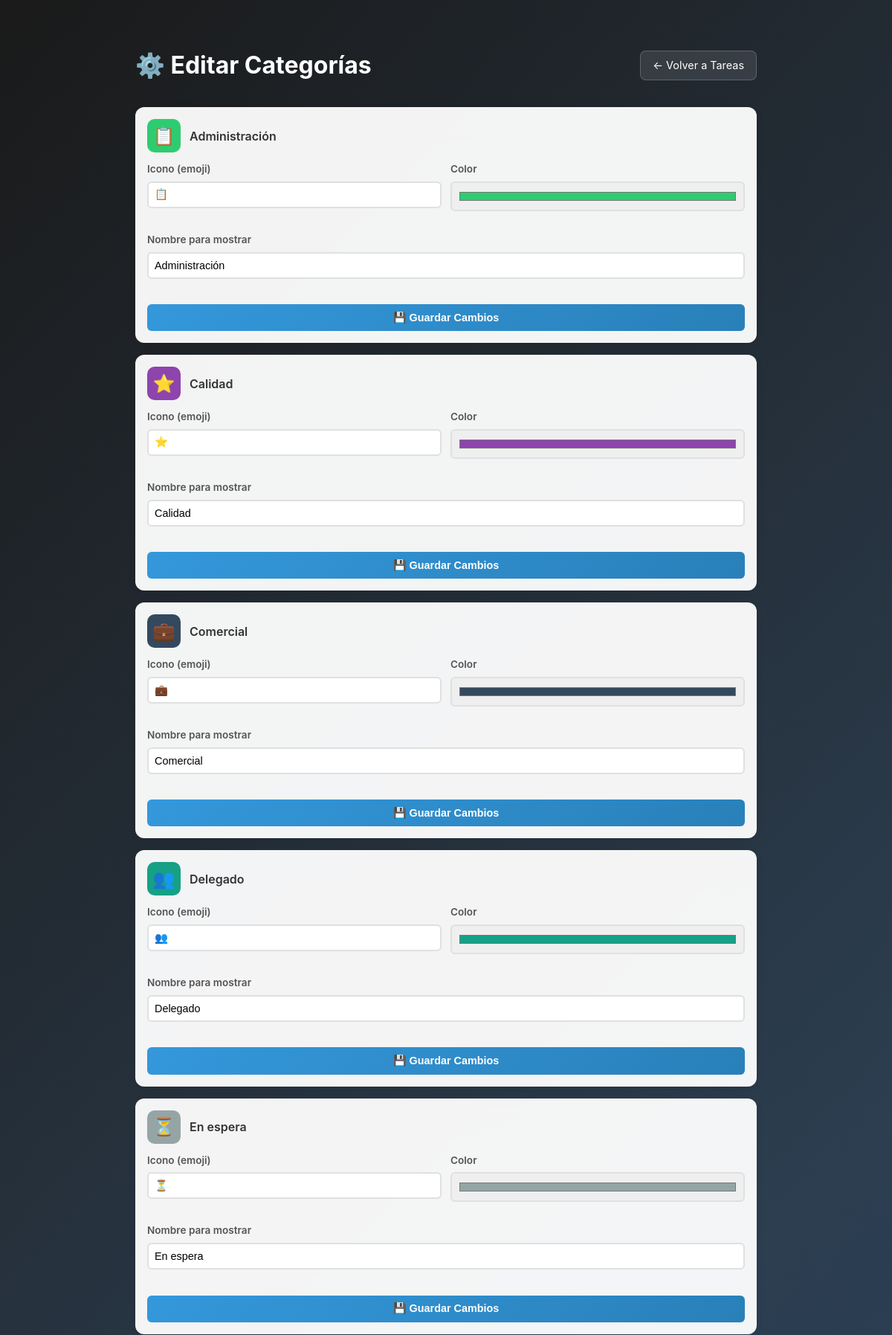
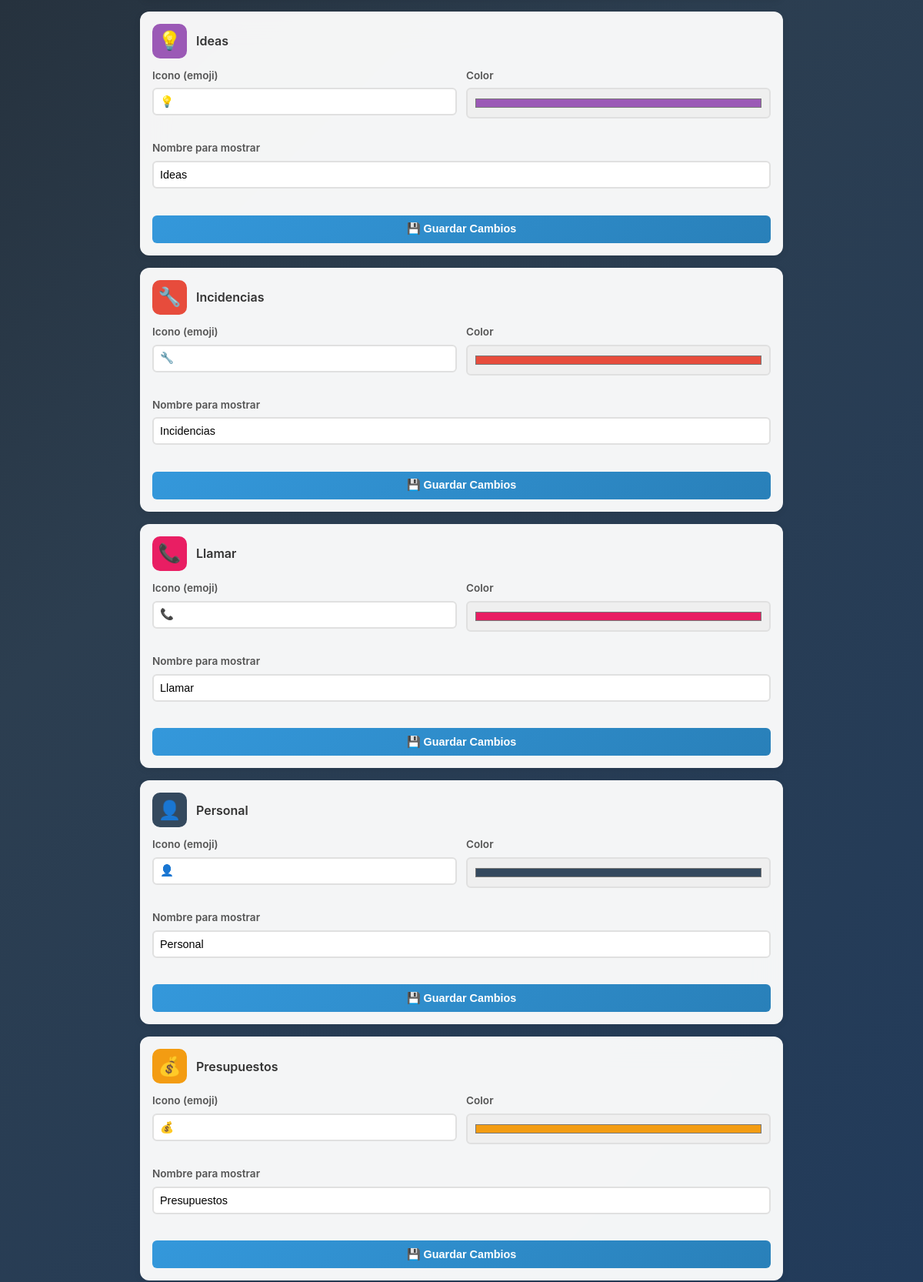
Screenshot of /admin/categories (signed in, upper part) with the database file from the repository (2 pictures, top to bottom).
### tables this page shows
CREATE TABLE categories (
                id INTEGER PRIMARY KEY AUTOINCREMENT,
                name TEXT NOT NULL UNIQUE,
                icon TEXT NOT NULL,
                color TEXT NOT NULL DEFAULT '#3498db',
                display_name TEXT,
                created_at TIMESTAMP DEFAULT CURRENT_TIMESTAMP,
                updated_at TIMESTAMP DEFAULT CURRENT_TIMESTAMP
            );

### app.py (the view)
@app.route('/admin/categories')
@master_required
def categories():
    db = database.db
    categories_list = db.get_all_categories()
    users_with_categories = []
    if get_current_user() and get_current_user().get('is_master'):
        users_list = db.get_all_web_users()
        for user in users_list:
            user_categories = db.get_user_categories(user['id'])
            users_with_categories.append({
                **user,
                'categories': user_categories
            })
    return render_template('categories.html',
                          categories=categories_list,
                          users=users_with_categories if users_with_categories else None)

### app.py (called while the page is built)
@app.before_request
def ensure_master_user():
    global _master_user_initialized
    if not _master_user_initialized:
        init_master_user()

def master_required(f):
    @wraps(f)
    def decorated_function(*args, **kwargs):
        if 'user_id' not in session:
            return redirect(url_for('login'))
        db = database.db
        user = db.get_web_user_by_id(session['user_id'])
        if not user or not user.get('is_master'):
            return redirect(url_for('tasks'))
        return f(*args, **kwargs)
    return decorated_function

def get_current_user():
    if 'user_id' not in session:
        return None
    db = database.db
    return db.get_web_user_by_id(session['user_id'])

### database.py (called while the page is built)
    def get_connection(self):
        conn = sqlite3.connect(self.db_path)
        conn.row_factory = sqlite3.Row
        return conn

    def get_all_categories(self) -> List[Dict]:
        conn = self.get_connection()
        cursor = conn.cursor()
        cursor.execute('SELECT * FROM categories ORDER BY name')
        rows = cursor.fetchall()
        conn.close()
        return [dict(row) for row in rows]

    def get_web_user_by_id(self, user_id: int) -> Optional[Dict]:
        conn = self.get_connection()
        cursor = conn.cursor()
        cursor.execute('SELECT * FROM web_users WHERE id = ?', (user_id,))
        row = cursor.fetchone()
        conn.close()
        return dict(row) if row else None

    def get_all_web_users(self) -> List[Dict]:
        conn = self.get_connection()
        cursor = conn.cursor()
        cursor.execute('SELECT * FROM web_users ORDER BY created_at DESC')
        rows = cursor.fetchall()
        conn.close()
        return [dict(row) for row in rows]

    def get_user_categories(self, user_id: int) -> List[str]:
        conn = self.get_connection()
        cursor = conn.cursor()
        cursor.execute('''
            SELECT category_name FROM user_categories
            WHERE user_id = ?
        ''', (user_id,))
        rows = cursor.fetchall()
        conn.close()
        return [row[0] for row in rows]

### templates/categories.html (shortened to what this page needs)
<!DOCTYPE html>
<html lang="es">
<head>
    <link rel="stylesheet" href="{{ url_for('static', filename='style.css') }}">
</head>
<body>
    <div class="categories-container">
        <div class="categories-header">
            <h1>⚙️ Editar Categorías</h1>
            <a href="{{ url_for('tasks') }}" class="back-button">← Volver a Tareas</a>
        </div>
        {% for category in categories %}
        <div class="category-card" data-category-id="{{ category.id }}">
            <div class="category-header">
                <div class="category-icon-preview" id="iconPreview{{ category.id }}" style="background: {{ category.color }};">
                    {{ category.icon }}
                </div>
                <div class="category-name">{{ category.display_name or category.name }}</div>
            </div>
            <form class="category-form" onsubmit="saveCategory(event, {{ category.id }})">
                <div class="form-group">
                    <label for="icon{{ category.id }}">Icono (emoji)</label>
                    <input type="text"
                           id="icon{{ category.id }}"
                           name="icon"
                           value="{{ category.icon }}"
                           maxlength="2"
                           oninput="updateIconPreview({{ category.id }}, this.value)"
                           required>
                </div>
                <div class="form-group">
                    <label for="color{{ category.id }}">Color</label>
                    <input type="color"
                           id="color{{ category.id }}"
                           name="color"
                           value="{{ category.color }}"
                           onchange="updateColorPreview({{ category.id }}, this.value)"
                           required>
                </div>
                <div class="form-group full-width">
                    <label for="displayName{{ category.id }}">Nombre para mostrar</label>
                    <input type="text"
                           id="displayName{{ category.id }}"
                           name="display_name"
                           value="{{ category.display_name or category.name }}"
                           required>
                </div>
                <button type="submit" class="save-button" id="saveButton{{ category.id }}">
                    💾 Guardar Cambios
                </button>
            </form>
        </div>
        {% endfor %}
    </div>
</body>
</html>

### static/style.css (style rules this page uses)
* { margin: 0; padding: 0; box-sizing: border-box; }
body { font-family: -apple-system, BlinkMacSystemFont, 'Segoe UI', Roboto, Oxygen, Ubuntu, Cantarell, sans-serif; background: linear-gradient(135deg, #1a1a1a 0%, #2c3e50 50%, #1e3a5f 100%); background-attachment: fixed; color: #333; line-height: 1.5; min-height: 100vh; overflow-x: hidden; overflow-y: auto; position: relative; font-size: 0.9rem; }
.form-group { margin-bottom: 1rem; }
.form-group label { display: block; margin-bottom: 0.5rem; font-weight: 500; }
.form-group input, .form-group select, .form-group textarea { width: 100%; padding: 0.5rem; border: 1px solid #ddd; border-radius: 4px; font-size: 1rem; }

### templates/categories.html (style rules this page uses)
.categories-container { max-width: 900px; margin: 2rem auto; padding: 2rem; }
.categories-header { display: flex; justify-content: space-between; align-items: center; margin-bottom: 2rem; }
.categories-header h1 { color: white; font-size: 2rem; margin: 0; }
.back-button { background: rgba(255, 255, 255, 0.1); color: white; border: 1px solid rgba(255, 255, 255, 0.2); padding: 0.5rem 1rem; border-radius: 8px; text-decoration: none; transition: all 0.3s ease; }
.category-card { background: rgba(255, 255, 255, 0.95); backdrop-filter: blur(20px); border-radius: 12px; padding: 1rem; margin-bottom: 1rem; box-shadow: 0 2px 10px rgba(0, 0, 0, 0.08); }
.category-header { display: flex; align-items: center; gap: 0.75rem; margin-bottom: 0.75rem; }
.category-icon-preview { font-size: 1.5rem; width: 45px; height: 45px; display: flex; align-items: center; justify-content: center; border-radius: 10px; background: var(--category-color, #3498db); color: white; flex-shrink: 0; }
.category-name { flex: 1; font-size: 1rem; font-weight: 600; color: #333; cursor: pointer; transition: transform 0.3s ease, font-size 0.3s ease; transform-origin: left center; }
.category-form { display: grid; grid-template-columns: 1fr 1fr; gap: 0.75rem; margin-top: 0.75rem; }
.form-group { display: flex; flex-direction: column; }
.form-group.full-width { grid-column: 1 / -1; }
.form-group label { font-weight: 600; color: #555; margin-bottom: 0.4rem; font-size: 0.85rem; }
.form-group input[type="text"], .form-group input[type="color"] { padding: 0.5rem; border: 2px solid #e0e0e0; border-radius: 6px; font-size: 0.9rem; transition: border-color 0.3s ease; }
.form-group input[type="color"] { width: 100%; height: 40px; cursor: pointer; }
.save-button { background: linear-gradient(135deg, #3498db 0%, #2980b9 100%); color: white; border: none; padding: 0.6rem 1.5rem; border-radius: 6px; font-size: 0.9rem; font-weight: 600; cursor: pointer; transition: all 0.3s ease; grid-column: 1 / -1; margin-top: 0.4rem; }

### rows the page displays
categories: icon "📋", display_name "Administración", color "#2ecc71"
categories: icon "⭐", display_name "Calidad", color "#8e44ad"
categories: icon "💼", display_name "Comercial", color "#34495e"
categories: icon "👥", display_name "Delegado", color "#16a085"
categories: icon "⏳", display_name "En espera", color "#95a5a6"
categories: icon "💡", display_name "Ideas", color "#9b59b6"
categories: icon "🔧", display_name "Incidencias", color "#e74c3c"
categories: icon "📞", display_name "Llamar", color "#e91e63"
categories: icon "👤", display_name "Personal", color "#34495e"
categories: icon "💰", display_name "Presupuestos", color "#f39c12"
